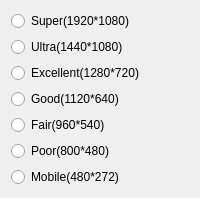
                   <widget class="QWidget" name="pag_Man">
                    <layout class="QGridLayout" name="gridLayout_5">
                     <item row="0" column="0">
                      <widget class="QRadioButton" name="rad_Su">
                       <property name="text">
                        <string>Super(1920*1080)</string>
                       </property>
                      </widget>
                     </item>
                     <item row="1" column="0">
                      <widget class="QRadioButton" name="rad_Ult">
                       <property name="text">
                        <string>Ultra(1440*1080)</string>
                       </property>
                      </widget>
                     </item>
                     <item row="2" column="0">
                      <widget class="QRadioButton" name="rad_Exc">
                       <property name="text">
                        <string>Excellent(1280*720)</string>
                       </property>
                      </widget>
                     </item>
                     <item row="3" column="0">
                      <widget class="QRadioButton" name="rad_Good">
                       <property name="text">
                        <string>Good(1120*640)</string>
                       </property>
                      </widget>
                     </item>
                     <item row="4" column="0">
                      <widget class="QRadioButton" name="rad_Fair">
                       <property name="text">
                        <string>Fair(960*540)</string>
                       </property>
                      </widget>
                     </item>
                     <item row="5" column="0">
                      <widget class="QRadioButton" name="rad_Poor">
                       <property name="text">
                        <string>Poor(800*480)</string>
                       </property>
                      </widget>
                     </item>
                     <item row="6" column="0">
                      <widget class="QRadioButton" name="rad_Mob">
                       <property name="text">
                        <string>Mobile(480*272)</string>
                       </property>
                      </widget>
                     </item>
                    </layout>
                   </widget>
